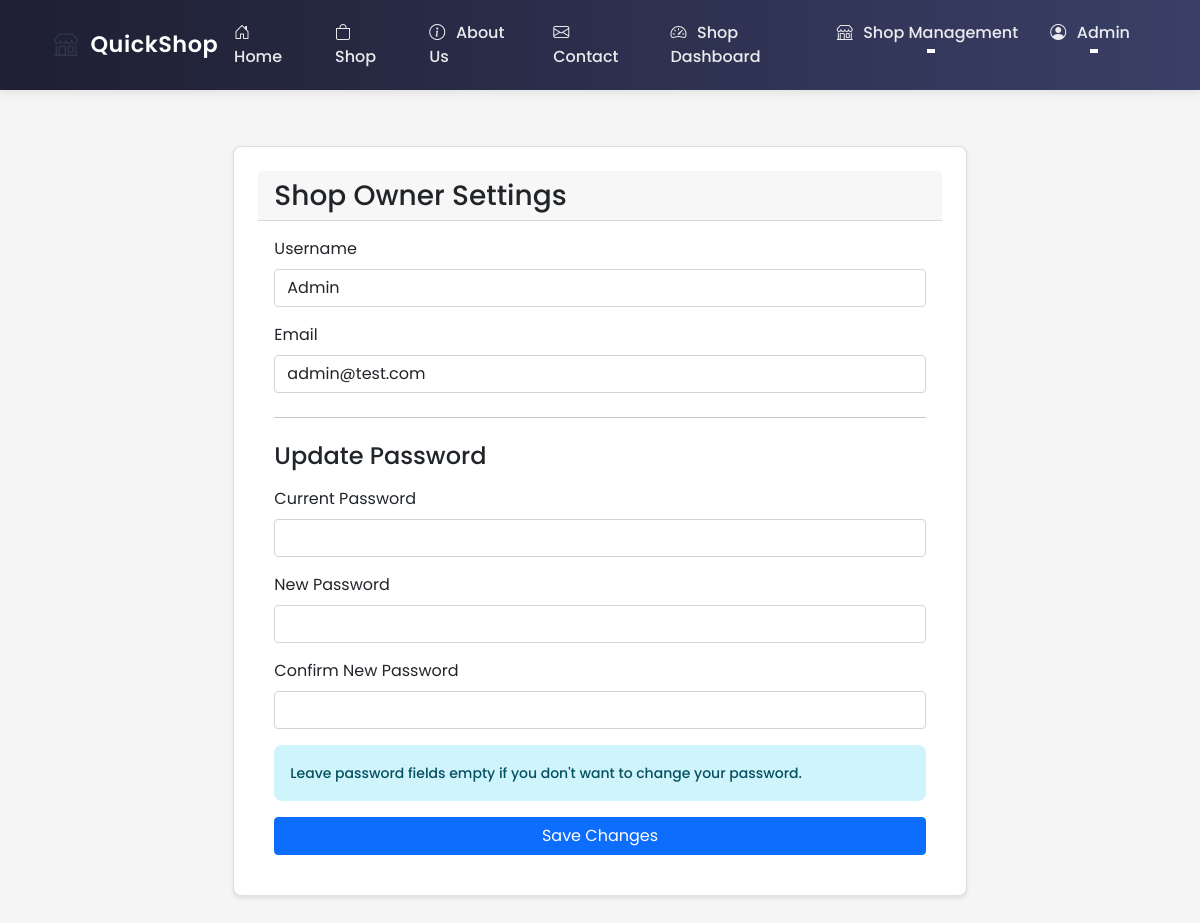
Before: /shop/settings (signed in) with the older database file.
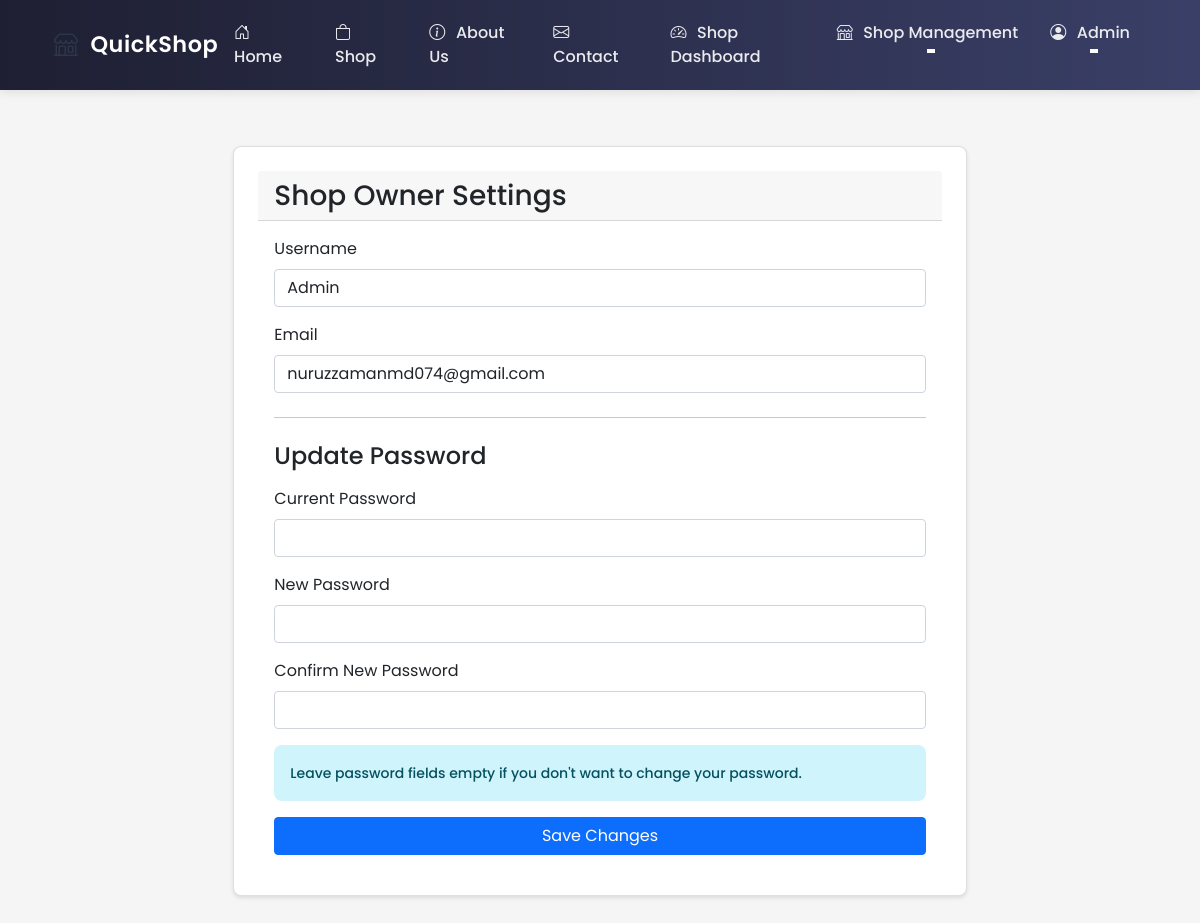
After: the same page with the newer database file.
### ecommerce/models/user.py (models this page shows, shortened)
class User(UserMixin, db.Model):
    id = db.Column(db.Integer, primary_key=True)
    username = db.Column(db.String(80), unique=True, nullable=False)
    email = db.Column(db.String(120), unique=True, nullable=False)
    password_hash = db.Column(db.String(128))
    role = db.Column(db.String(20), nullable=False, default='user')  # user, shop_owner, delivery, admin
    location_lat = db.Column(db.Float)
    location_lng = db.Column(db.Float)
    address = db.Column(db.String(200))
    created_at = db.Column(db.DateTime, default=datetime.utcnow)
    updated_at = db.Column(db.DateTime, default=datetime.utcnow, onupdate=datetime.utcnow)
    is_active = db.Column(db.Boolean, default=True)
    orders = db.relationship('Order', lazy=True, foreign_keys='Order.customer_id')
    shop = db.relationship('Shop', backref='owner', lazy=True, uselist=False)
    deliveries = db.relationship('Order', backref='assigned_delivery_person', lazy=True,
                               foreign_keys='Order.delivery_person_id')
    @property
    def is_shop_owner(self):
        return self.role == 'shop_owner'

### ecommerce/routes/shop.py (the view, shortened to what this page needs)
@shop_bp.route('/settings', methods=['GET', 'POST'])
@login_required
@shop_owner_required
def settings():
    shop = current_user.shop
    if not shop:
        return redirect(url_for('shop.create'))
    return render_template('shop/settings.html', shop=shop)

### ecommerce/routes/shop.py (called while the page is built)
def shop_owner_required(f):
    @wraps(f)
    def decorated_function(*args, **kwargs):
        if not current_user.is_authenticated or not current_user.is_shop_owner:
            flash('Access denied. Shop owner privileges required.', 'error')
            return redirect(url_for('main.index'))
        return f(*args, **kwargs)
    return decorated_function

### ecommerce/templates/shop/settings.html (shortened to what this page needs)
{% extends "base.html" %}
{% block content %}
<div class="container mt-4">
    <div class="row justify-content-center">
        <div class="col-md-8">
            <div class="card">
                <div class="card-header">
                    <h3 class="mb-0">Shop Owner Settings</h3>
                </div>
                <div class="card-body">
                    <form method="POST">
                        <div class="mb-3">
                            <label for="username" class="form-label">Username</label>
                            <input type="text" class="form-control" id="username" name="username"
                                   value="{{ current_user.username }}" required>
                        </div>
                        <div class="mb-3">
                            <label for="email" class="form-label">Email</label>
                            <input type="email" class="form-control" id="email" name="email"
                                   value="{{ current_user.email }}" required>
                        </div>
                        <hr class="my-4">
                        <h4 class="mb-3">Update Password</h4>
                        <div class="mb-3">
                            <label for="current_password" class="form-label">Current Password</label>
                            <input type="password" class="form-control" id="current_password" name="current_password">
                        </div>
                        <div class="mb-3">
                            <label for="new_password" class="form-label">New Password</label>
                            <input type="password" class="form-control" id="new_password" name="new_password">
                        </div>
                        <div class="mb-3">
                            <label for="confirm_password" class="form-label">Confirm New Password</label>
                            <input type="password" class="form-control" id="confirm_password" name="confirm_password">
                        </div>
                        <div class="alert alert-info" role="alert">
                            <small>Leave password fields empty if you don't want to change your password.</small>
                        </div>
                        <div class="d-grid">
                            <button type="submit" class="btn btn-primary">Save Changes</button>
                        </div>
                    </form>
                </div>
            </div>
        </div>
    </div>
</div>
{% endblock %}

### ecommerce/templates/base.html (shortened to what the changed rows need)
<!DOCTYPE html>
<html lang="en">
<head>
    <link href="https://cdn.jsdelivr.net/npm/bootstrap@5.1.3/dist/css/bootstrap.min.css" rel="stylesheet">
    <link rel="stylesheet" href="https://cdn.jsdelivr.net/npm/bootstrap-icons@1.7.2/font/bootstrap-icons.css">
    <link rel="stylesheet" href="{{ url_for('static', filename='css/style.css') }}">
</head>
<body class="d-flex flex-column min-vh-100">
    <nav class="navbar navbar-expand-lg navbar-light">
        <div class="container">
            <div class="collapse navbar-collapse" id="navbarNav">
                <ul class="navbar-nav ms-auto">
                    {% if current_user.is_authenticated %}
                        {% if current_user.role == 'admin' %}
                        <li class="nav-item">
                            <a class="nav-link" href="{{ url_for('admin.dashboard') }}">
                                <i class="bi bi-speedometer2"></i> Admin Panel
                            </a>
                        </li>
                        <li class="nav-item dropdown">
                            <a class="nav-link dropdown-toggle" href="#" role="button" data-bs-toggle="dropdown">
                                <i class="bi bi-gear"></i> Manage
                            </a>
                            <ul class="dropdown-menu">
                                <li><a class="dropdown-item" href="{{ url_for('admin.orders') }}">
                                    <i class="bi bi-box-seam"></i> Orders
                                </a></li>
                                <li><a class="dropdown-item" href="{{ url_for('admin.manage_shops') }}">
                                    <i class="bi bi-shop"></i> Shops
                                </a></li>
                                <li><a class="dropdown-item" href="{{ url_for('admin.settings') }}">
                                    <i class="bi bi-gear"></i> Settings
                                </a></li>
                            </ul>
                        </li>
                        {% elif current_user.role == 'shop_owner' %}
                        <li class="nav-item">
                            <a class="nav-link" href="{{ url_for('shop.dashboard') }}">
                                <i class="bi bi-speedometer2"></i> Shop Dashboard
                            </a>
                        </li>
                        <li class="nav-item dropdown">
                            <a class="nav-link dropdown-toggle" href="#" role="button" data-bs-toggle="dropdown">
                                <i class="bi bi-shop"></i> Shop Management
                            </a>
                        </li>
                        {% endif %}
                        <li class="nav-item dropdown">
                            <a class="nav-link dropdown-toggle" href="#" role="button" data-bs-toggle="dropdown">
                                <i class="bi bi-person-circle"></i> {{ current_user.username }}
                            </a>
                        </li>
                    {% endif %}
                </ul>
            </div>
        </div>
    </nav>
    <main class="flex-shrink-0">
        {% block content %}{% endblock %}
    </main>
</body>
</html>

Changed rows visible on the page:
changed User "Admin": email "admin@test.com" → "nuruzzamanmd074@gmail.com"
